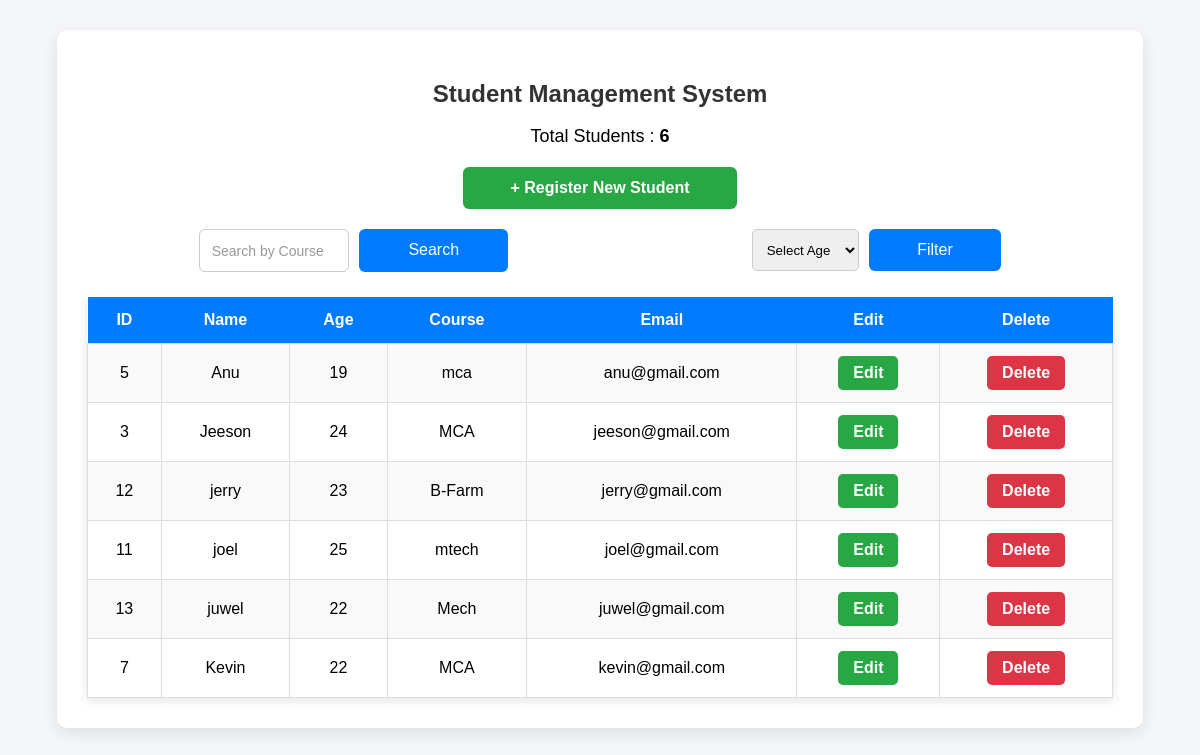
The app's page /Week-03/Task11-12_Student-Management-System/display.php with its own data.
### tables this page shows
CREATE TABLE `students` (
  `id` int(11) NOT NULL AUTO_INCREMENT,
  `name` varchar(100) DEFAULT NULL,
  `age` int(11) DEFAULT NULL,
  `email` varchar(100) DEFAULT NULL,
  `course` varchar(100) DEFAULT NULL,
  PRIMARY KEY (`id`)
);

### Week-03/Task11-12_Student-Management-System/display.php (the view, shortened to what this page needs)
<?php
include "db.php";
if(isset($_GET["search"]) && $_GET["search"] != "")
{
    $search = $_GET["search"];
    $sql = "SELECT * FROM students
            WHERE course LIKE '%$search%'
            ORDER BY name ASC";
}
elseif(isset($_GET["age"]) && $_GET["age"] != "")
{
    $age = $_GET["age"];
    $sql = "SELECT * FROM students
            WHERE age = $age
            ORDER BY name ASC";
}
else
{
    $sql = "SELECT * FROM students
            ORDER BY name ASC";
}
$result = mysqli_query($conn, $sql);
$count_sql = "SELECT COUNT(*) AS total FROM students";
$count_result = mysqli_query($conn, $count_sql);
$count_row = mysqli_fetch_assoc($count_result);
?>
<!DOCTYPE html>
<html>
<head>
    <link rel="stylesheet" href="style.css">
</head>
<body>
<div class="container">
    <h2>Student Management System</h2>
    <p class="total">
        Total Students :
        <strong><?php echo $count_row["total"]; ?></strong>
    </p>
    <a href="index.php" class="add-btn">
        + Register New Student
    </a>
    <div class="controls">
        <form method="GET">
            <input
                type="text"
                name="search"
                placeholder="Search by Course">
            <button type="submit">
                Search
            </button>
        </form>
        <form method="GET">
            <select name="age">
                <option value="">Select Age</option>
            </select>
            <button type="submit">
                Filter
            </button>
        </form>
    </div>
    <table>
        <tr>
            <th>ID</th>
            <th>Name</th>
            <th>Age</th>
            <th>Course</th>
            <th>Email</th>
            <th>Edit</th>
            <th>Delete</th>
        </tr>
<?php
while($row = mysqli_fetch_assoc($result))
{
?>
<tr>
    <td><?php echo $row["id"]; ?></td>
    <td><?php echo $row["name"]; ?></td>
    <td><?php echo $row["age"]; ?></td>
    <td><?php echo $row["course"]; ?></td>
    <td><?php echo $row["email"]; ?></td>
    <td>
        <a
        href="edit.php?id=<?php echo $row['id']; ?>"
        class="edit-btn">
        Edit
        </a>
    </td>
    <td>
        <a
        href="delete.php?id=<?php echo $row['id']; ?>"
        class="delete-btn"
        onclick="return confirm('Are you sure you want to delete this student?');">
        Delete
        </a>
    </td>
</tr>
<?php
}
?>
    </table>
</div>
</body>
</html>

### Week-03/Task11-12_Student-Management-System/style.css (style rules this page uses)
body { margin: 0; padding: 30px; background: #f4f6f9; font-family: Arial, Helvetica, sans-serif; }
.container { width: 90%; max-width: 1200px; margin: auto; background: white; padding: 30px; border-radius: 10px; box-shadow: 0 5px 15px rgba(0, 0, 0, .1); }
h2 { text-align: center; color: #333; margin-bottom: 10px; }
.total { text-align: center; font-size: 18px; margin-bottom: 20px; }
.add-btn { display: block; width: 250px; margin: 20px auto; text-align: center; padding: 12px; background: #28a745; color: white; text-decoration: none; border-radius: 6px; font-weight: bold; transition: .3s; }
.controls { display: flex; justify-content: center; gap: 20px; flex-wrap: wrap; margin-bottom: 25px; }
.controls form { display: flex; gap: 10px; }
.controls input, .controls select { padding: 10px; border: 1px solid #ccc; border-radius: 5px; width: 180px; }
.controls button { padding: 10px 20px; border: none; background: #007bff; color: white; border-radius: 5px; cursor: pointer; transition: .3s; }
table { width: 100%; border-collapse: collapse; box-shadow: 0 3px 10px rgba(0, 0, 0, .1); }
th { background: #007bff; color: white; padding: 14px; }
td { padding: 12px; text-align: center; border: 1px solid #ddd; }
tr:nth-child(even) { background: #f9f9f9; }
.edit-btn, .delete-btn { display: inline-block; padding: 8px 15px; border-radius: 5px; color: white; text-decoration: none; font-weight: bold; }
.edit-btn { background: #28a745; }
.delete-btn { background: #dc3545; }
.container form { max-width: 500px; margin: auto; }
.container input { width: 100%; padding: 12px; border: 1px solid #ccc; border-radius: 6px; font-size: 15px; box-sizing: border-box; }
.container button { width: 100%; padding: 12px; background: #007bff; color: white; border: none; border-radius: 6px; font-size: 16px; cursor: pointer; transition: .3s; }
input::placeholder { color: #999; font-size: 14px; }

### records on screen
students: id "5", name "Anu", age "19", course "mca", email "anu@gmail.com"
students: id "3", name "Jeeson", age "24", course "MCA", email "jeeson@gmail.com"
students: id "12", name "jerry", age "23", course "B-Farm", email "jerry@gmail.com"
students: id "11", name "joel", age "25", course "mtech", email "joel@gmail.com"
students: id "13", name "juwel", age "22", course "Mech", email "juwel@gmail.com"
students: id "7", name "Kevin", age "22", course "MCA", email "kevin@gmail.com"

### other values on screen
$count_row["total"] "6"
